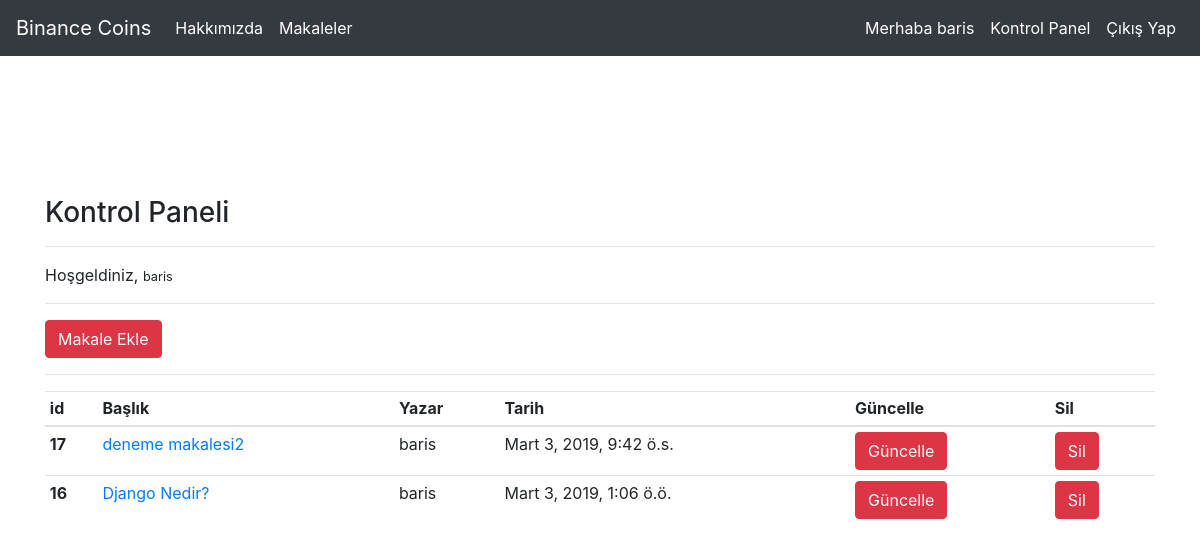
Screenshot of /articles/dashboard/ (signed in) with the database file from the repository.
### article/models.py (models this page shows, shortened)
class Article(models.Model):
    author = models.ForeignKey("auth.User",on_delete = models.CASCADE, verbose_name = "Kullanıcı")
    title = models.CharField(max_length = 50, verbose_name = "Başlık")
    content = RichTextField(verbose_name = "İçerik")
    created_date = models.DateTimeField(auto_now_add=True, verbose_name="Oluşturulma Tarihi")
    image = models.FileField(blank = True, null = True, verbose_name="Makaleye Foto Ekle", upload_to='documents/')
    class Meta:
        ordering = ['-created_date'] #- ile son girilen makalenin ilk gösterilmesi sağlanıyor

### article/views.py (the view)
# urls.py: path('dashboard/', views.dashboard,name="dashboard"),
@login_required(login_url = "user:login")
def dashboard(request):
    articles = Article.objects.filter(author = request.user)
    context = {
        "articles":articles
    }
    return render(request, "dashboard.html", context)

### templates/dashboard.html
{% extends "layout.html" %}
{% block  body%}
<br>
<br>
<br>
<br>
    <h3>Kontrol Paneli</h3>
    <hr>
    <p>
        Hoşgeldiniz, <small>{{request.user.username}}</small>
    </p>
    <hr>
    <a class ="btn btn-danger" href="/articles/addarticle">Makale Ekle</a>
    <hr>
    {% if articles  %}
        <table class="table table-sm">
            <thead>
              <tr>
                <th scope="col">id</th>
                <th scope="col">Başlık</th>
                <th scope="col">Yazar</th>
                <th scope="col">Tarih</th>
                <th scope="col">Güncelle</th>
                <th scope="col">Sil</th>
              </tr>
            </thead>
            <tbody>
                {% for article in articles %}
                    <tr>
                        <th scope="row">{{article.id}}</th>
                        <td><a href="{% url 'article:detail' article.id %}" >{{article.title}}</a></td>
                        <td>{{article.author.username}}</td>
                        <td>{{article.created_date}}</td>
                        <td><a href="{% url 'article:update' article.id %}" class = "btn btn-danger" >Güncelle</a></td>
                        <td><a href="/articles/delete/{{article.id}}" class = "btn btn-danger" >Sil</a></td>
                    </tr>
                {% endfor %}
            </tbody>
          </table>
{% else %}
    <div class = "alert alert-danger">Makale bulunmamaktadır</div>
{% endif %}
{% endblock %}

### templates/includes/navbar.html (shortened to what this page needs)
    <nav class="navbar navbar-expand-md navbar-dark fixed-top bg-dark">
            <a class="navbar-brand" href="/">Binance Coins</a>
            <div class="collapse navbar-collapse" id="navbarCollapse">
              <ul class="navbar-nav mr-auto">
                <li class="nav-item active">
                  <a class="nav-link" href="{% url 'about' %}">Hakkımızda </a>
                </li>
                <li class="nav-item active">
                  <a class="nav-link" href="{% url 'article:articles' %}">Makaleler </a>
                </li>
              </ul>
              <ul class="navbar-nav ml-auto">
                {% if request.user.is_authenticated %}
                  <li class="nav-item active">
                    <a class="nav-link">Merhaba {{ request.user}} </a>
                  </li>
                  <li class="nav-item active">
                    <a class="nav-link" href="/articles/dashboard">Kontrol Panel </a>
                  </li>
                  <li class="nav-item active">
                    <a class="nav-link" href="/user/logout">Çıkış Yap </a>
                  </li>
                {% endif %}
              </ul>
            </div>
          </nav>

### rows the page displays
Article: id "17", title "deneme makalesi2", author.username "baris", created_date "Mart 3, 2019, 9:42 ö.s."
Article: id "16", title "Django Nedir?", author.username "baris", created_date "Mart 3, 2019, 1:06 ö.ö."

### other values shown
{{ request.user }} "baris"
{{ request.user.username }} "baris"
